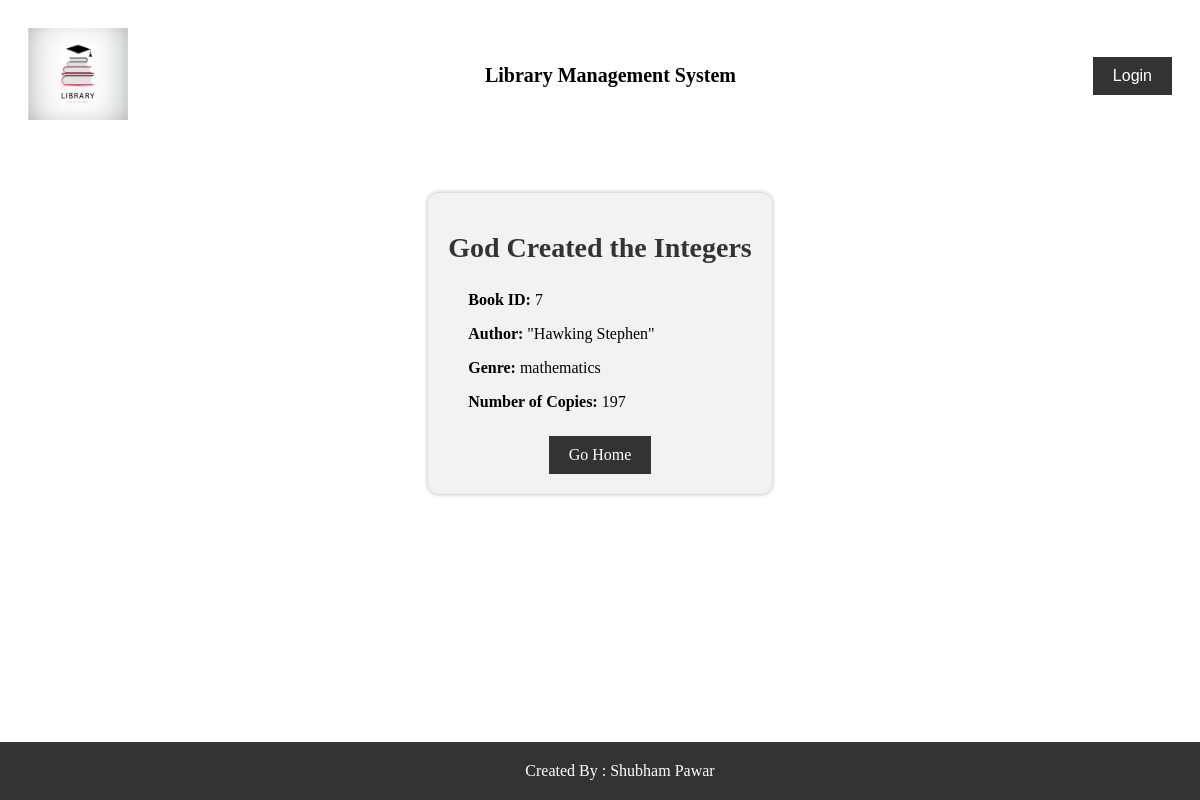
The app's page /books/view/7/ with its own data.
### LibManager/models.py (models this page shows, shortened)
class Book(models.Model):
    title = models.CharField(max_length=100)
    author = models.CharField(max_length=100)
    genre = models.CharField(max_length=100)
    copies = models.IntegerField(default=1)

### LibManager/views.py (the view)
# urls.py: path('view/<int:book_id>/', views.bookView, name='bookView'),
def bookView(request, book_id):
    book = Book.objects.get(pk=book_id)
    context = {'book': book}
    return render(request, 'viewBook.html', context)

### Templates/viewBook.html (shortened to what this page needs)
{% load static %}
<!DOCTYPE html>
<html lang="en">
<head>
    <link rel="stylesheet" href="{% static 'css/viewBook.css' %}">
</head>
<body>
    {% include 'header.html' %}
    <div class="book-details-container">
        <div class="book-details">
            <h1 class="book-title">{{ book.title }}</h1>
            <div class="book-info">
                <p><strong>Book ID:</strong> {{ book.id }}</p>
                <p><strong>Author:</strong> {{ book.author }}</p>
                <p><strong>Genre:</strong> {{ book.genre }}</p>
                <p><strong>Number of Copies:</strong> {{ book.copies }}</p>
            </div>
            <a href="{% url 'home' %}" class="home-button">Go Home</a>
        </div>
    </div>
    {% include 'footer.html' %}
</body>
</html>

### static/css/viewBook.css (style rules this page uses)
.book-details-container { display: flex; justify-content: center; align-items: center; height: 50vh; }
.book-details { background-color: #f2f2f2; padding: 20px; border-radius: 10px; box-shadow: 0 0 5px rgba(0, 0, 0, 0.3); text-align: center; max-width: 600px; }
.book-title { font-size: 28px; font-weight: bold; color: #333; margin-bottom: 10px; }
.book-info { text-align: left; padding: 20px; padding-top: 1px; }
.book-info p { font-size: 16px; margin-bottom: 5px; }
.home-button { display: inline-block; padding: 10px 20px; font-size: 16px; background-color: #333; color: #fff; text-decoration: none; border: none; cursor: pointer; }

### records on screen
Book: title "God Created the Integers", id "7", author "\"Hawking Stephen\"", genre "mathematics", copies "197"
